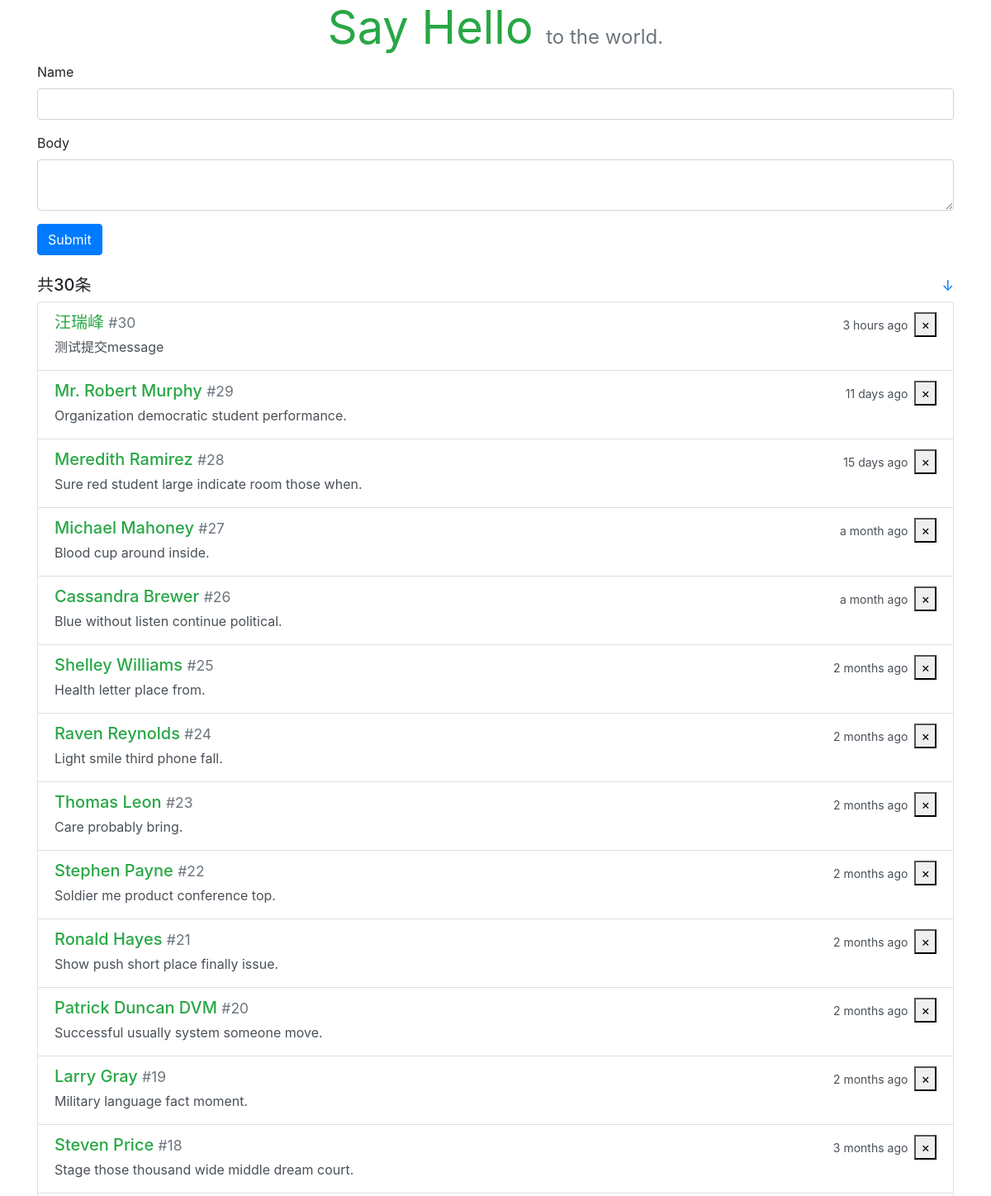
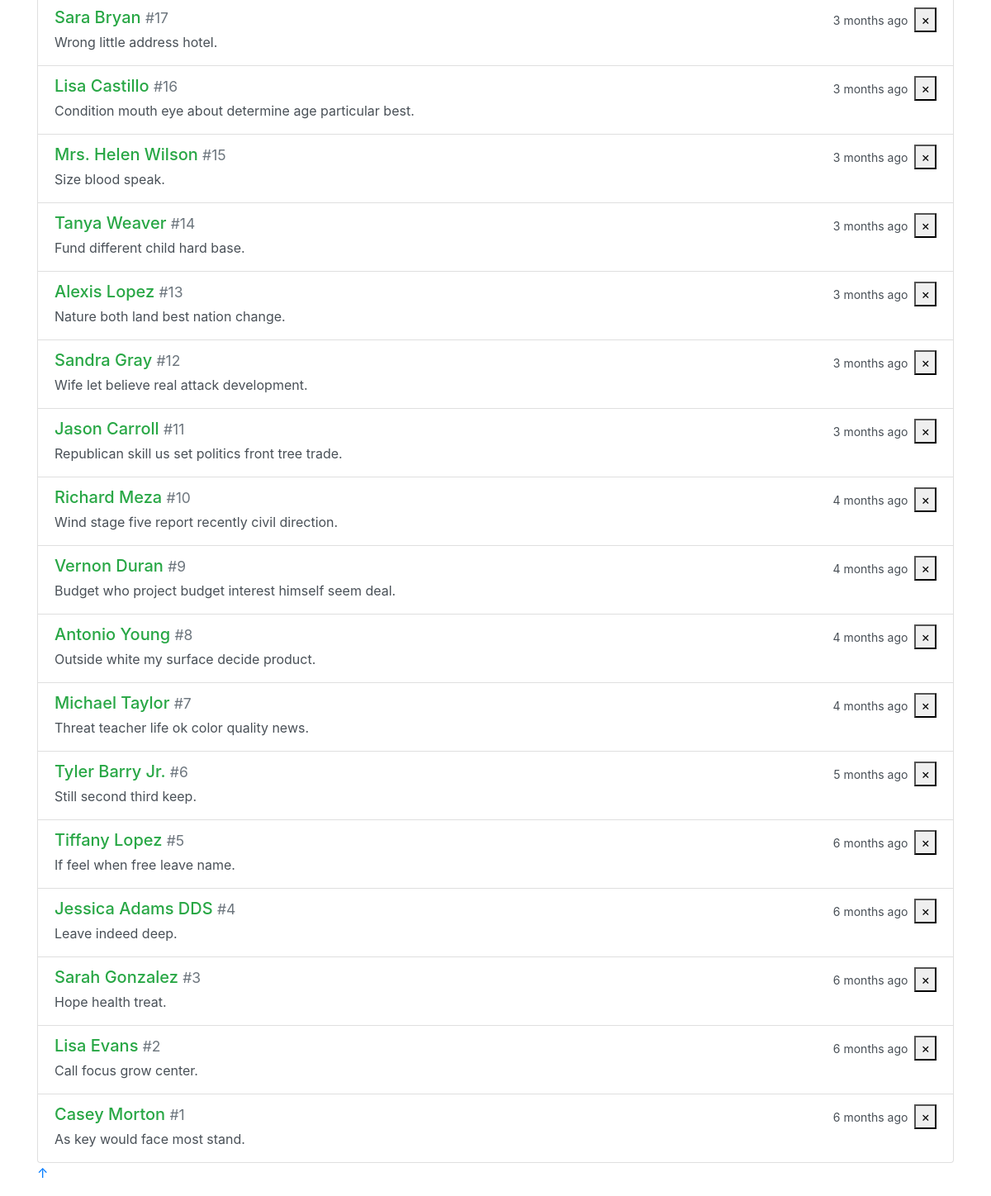
The page / on the database its author committed (2 pictures, top to bottom).
### noteboard/models.py (models this page shows)
class Message(db.Model):
  id = db.Column(db.Integer, primary_key=True)
  body = db.Column(db.String(200))
  name = db.Column(db.String(20))
  timestamp = db.Column(db.DateTime, default=datetime.now(UTC), index=True)

### noteboard/views.py (the view, shortened to what this page needs)
@app.route('/', methods=['GET', 'POST'])
def index():
  messages = Message.query.order_by(Message.timestamp.desc()).all()
  form = BoardForm()
  return render_template('index.html', form=form, messages=messages)

### noteboard/forms.py
class BoardForm(FlaskForm):
  name = StringField('Name', validators=[DataRequired(), Length(1, 20)])
  body = TextAreaField('Body', validators=[DataRequired(), Length(1, 200)])
  submit = SubmitField()

### noteboard/templates/index.html
{% extends 'base.html' %}
{% from 'bootstrap/form.html' import render_form %}
{% block content %}
<div class="mb-4">
  {{ render_form(form, action=request.full_path) }}
</div>
<h5 class="d-flex align-items-center justify-content-between">
  <span>共{{ messages|length }}条</span>
  <small>
    <a href="#bottom" title="Go bottom">&darr;</a>
  </small>
</h5>
<div class="list-group">
  {% for message in messages %}
  <a class="list-group-item list-group-item-action flex-column">
    <div class="d-flex w-100 justify-content-between">
      <h5 class="mb-1 text-success">
        {{ message.name }}
        <small class="text-muted">#{{ loop.revindex }}</small>
      </h5>
      <div class="d-flex align-items-center">
        <small class="mr-2" data-toggle="tooltip" data-placement="top" data-delay="500" data-timestamp="{{ message.timestamp.strftime('%Y-%m-%dT%H:%M:%SZ') }}">
          {{ moment(message.timestamp).fromNow(refresh=True) }}
        </small>
        <form action="{{url_for('remove', id=message.id)}}" method="POST">
          <button type="submit">&times;</button>
        </form>
      </div>
    </div>
    <p class="mb-1">{{ message.body }}</p>
  </a>
  {% endfor %}
</div>
{% endblock %}

### noteboard/templates/base.html (shortened to what this page needs)
<!DOCTYPE html>
<html lang="en">
<head>
  {{ bootstrap.load_css() }}
  <link rel="stylesheet" type="text/css" href="{{ url_for('static', filename="css/style.css") }}">
</head>
<body>
  <main class="container">
    <header>
      <h1 class="text-center display-4">
        <a class="text-success" href="{{ url_for('index') }}"><strong>Say Hello</strong></a>
        <small class="text-muted" style="font-size:24px;">to the world.</small>
      </h1>
    </header>
    {% block content %}
    {% endblock %}
    <footer>
      {% block footer %}
        <p><a id="bottom" href="#" title="Go top">&uarr;</a></p>
      {% endblock %}
    </footer>
  </main>
</body>
</html>

### rows shown on the page
Message: name "汪瑞峰", timestamp "3 hours ago", body "测试提交message"
Message: name "Mr. Robert Murphy", timestamp "11 days ago", body "Organization democratic student performance."
Message: name "Meredith Ramirez", timestamp "15 days ago", body "Sure red student large indicate room those when."
Message: name "Michael Mahoney", timestamp "a month ago", body "Blood cup around inside."
Message: name "Cassandra Brewer", timestamp "a month ago", body "Blue without listen continue political."
Message: name "Shelley Williams", timestamp "2 months ago", body "Health letter place from."
Message: name "Raven Reynolds", timestamp "2 months ago", body "Light smile third phone fall."
Message: name "Thomas Leon", timestamp "2 months ago", body "Care probably bring."
Message: name "Stephen Payne", timestamp "2 months ago", body "Soldier me product conference top."
Message: name "Ronald Hayes", timestamp "2 months ago", body "Show push short place finally issue."
Message: name "Patrick Duncan DVM", timestamp "2 months ago", body "Successful usually system someone move."
Message: name "Larry Gray", timestamp "2 months ago", body "Military language fact moment."
Message: name "Steven Price", timestamp "3 months ago", body "Stage those thousand wide middle dream court."
Message: name "Sara Bryan", timestamp "3 months ago", body "Wrong little address hotel."
Message: name "Lisa Castillo", timestamp "3 months ago", body "Condition mouth eye about determine age particular best."
Message: name "Mrs. Helen Wilson", timestamp "3 months ago", body "Size blood speak."
Message: name "Tanya Weaver", timestamp "3 months ago", body "Fund different child hard base."
Message: name "Alexis Lopez", timestamp "3 months ago", body "Nature both land best nation change."
Message: name "Sandra Gray", timestamp "3 months ago", body "Wife let believe real attack development."
Message: name "Jason Carroll", timestamp "3 months ago", body "Republican skill us set politics front tree trade."
Message: name "Richard Meza", timestamp "4 months ago", body "Wind stage five report recently civil direction."
Message: name "Vernon Duran", timestamp "4 months ago", body "Budget who project budget interest himself seem deal."
Message: name "Antonio Young", timestamp "4 months ago", body "Outside white my surface decide product."
Message: name "Michael Taylor", timestamp "4 months ago", body "Threat teacher life ok color quality news."
Message: name "Tyler Barry Jr.", timestamp "5 months ago", body "Still second third keep."
Message: name "Tiffany Lopez", timestamp "6 months ago", body "If feel when free leave name."
Message: name "Jessica Adams DDS", timestamp "6 months ago", body "Leave indeed deep."
Message: name "Sarah Gonzalez", timestamp "6 months ago", body "Hope health treat."
Message: name "Lisa Evans", timestamp "6 months ago", body "Call focus grow center."
Message: name "Casey Morton", timestamp "6 months ago", body "As key would face most stand."

### other values the page prints
{{ messages|length }} "30"
